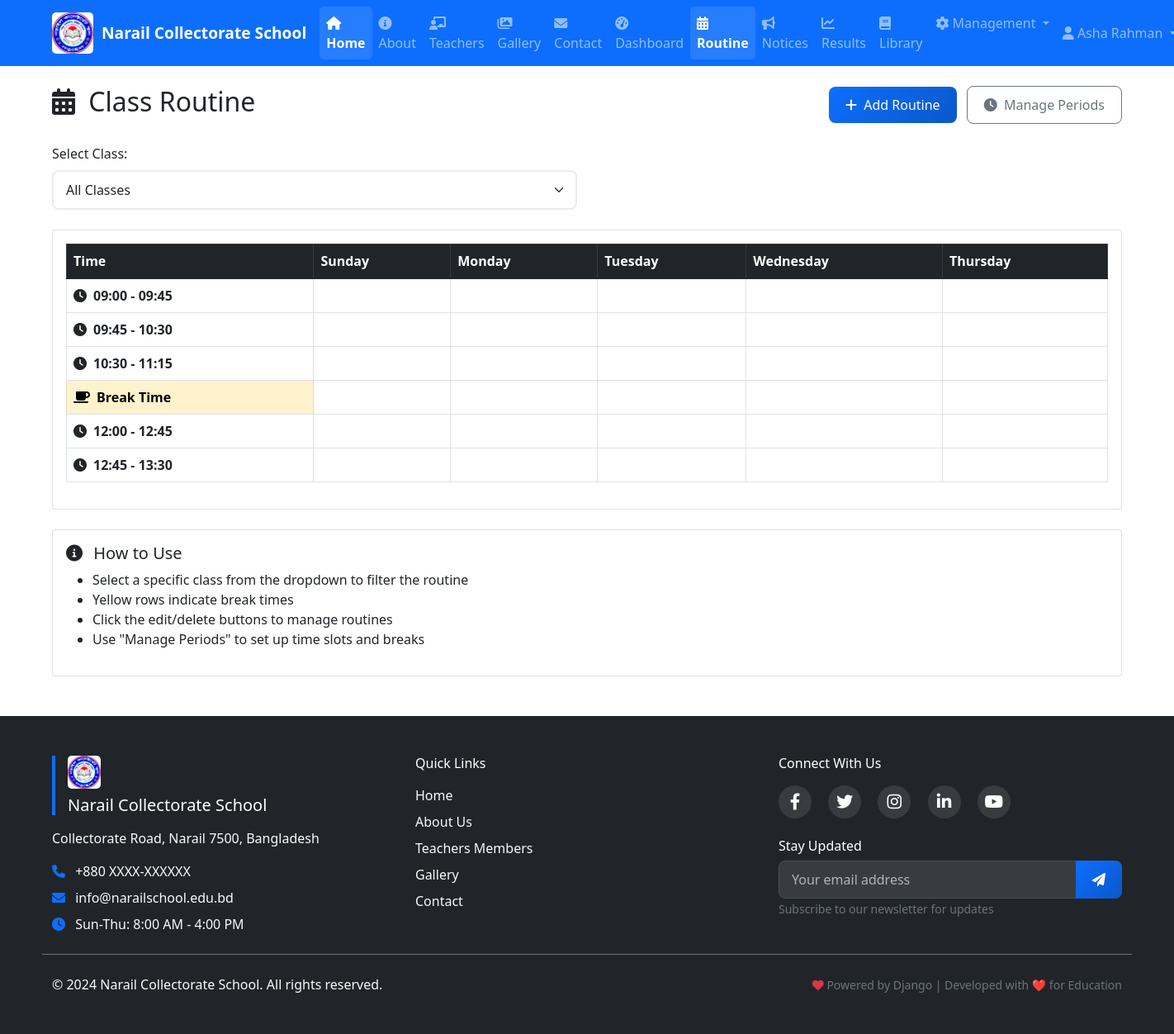
The page /school/routine/ (signed in) on the database its author committed.
### accounts/models.py (models this page shows, shortened)
class User(AbstractUser):
    USER_TYPE_CHOICES = (
        ('admin', 'Admin'),
        ('teacher', 'Teacher'),
        ('student', 'Student'),
        ('parent', 'Parent'),
    )
    user_type = models.CharField(max_length=10, choices=USER_TYPE_CHOICES, default='student')
    phone = models.CharField(max_length=15, blank=True)
    address = models.TextField(blank=True)
    profile_picture = models.ImageField(upload_to='profile_pics/', blank=True)

### school/models.py (models this page shows)
class RoutinePeriod(models.Model):
    start_time = models.TimeField()
    end_time = models.TimeField()
    is_break = models.BooleanField(default=False)
    break_name = models.CharField(max_length=50, blank=True, null=True)
    order = models.IntegerField(default=0)
    class Meta:
        ordering = ['order', 'start_time']
        verbose_name = "Routine Period"
        verbose_name_plural = "Routine Periods"
    def __str__(self):
        if self.is_break:
            return f"{self.break_name} ({self.start_time.strftime('%H:%M')} - {self.end_time.strftime('%H:%M')})"
        return f"{self.start_time.strftime('%H:%M')} - {self.end_time.strftime('%H:%M')}"

### school/views.py (the view)
# urls.py: path('routine/', views.class_routine, name='class_routine'),
@login_required
def class_routine(request):
    try:
        RoutinePeriod.objects.exists()
    except:
        messages.error(request, 'Routine system is being set up. Please try again in a moment.')
        return render(request, 'school/class_routine.html', {
            'routine_matrix': {},
            'periods': [],
            'days': ['Sunday', 'Monday', 'Tuesday', 'Wednesday', 'Thursday'],
            'classes': Class.objects.all(),
        })
    routines = ClassRoutine.objects.all().select_related('class_name', 'period', 'subject', 'teacher')
    if request.user.user_type == 'student':
        try:
            student = Student.objects.get(user=request.user)
            routines = routines.filter(class_name__name=student.class_name)
        except Student.DoesNotExist:
            routines = ClassRoutine.objects.none()
    elif request.user.user_type == 'teacher':
        try:
            teacher = Teacher.objects.get(user=request.user)
            routines = routines.filter(teacher=teacher)
        except Teacher.DoesNotExist:
            routines = ClassRoutine.objects.none()
    periods = RoutinePeriod.objects.all()
    days = ['Sunday', 'Monday', 'Tuesday', 'Wednesday', 'Thursday']
    classes = Class.objects.all()
    routine_matrix = {}
    for class_obj in classes:
        routine_matrix[class_obj.id] = {}
        for day in days:
            routine_matrix[class_obj.id][day] = {}
            for period in periods:
                try:
                    routine = routines.get(class_name=class_obj, day=day, period=period)
                    routine_matrix[class_obj.id][day][period.id] = {
                        'subject': routine.subject.name,
                        'teacher': routine.teacher.user.get_full_name(),
                        'id': routine.id
                    }
                except ClassRoutine.DoesNotExist:
                    routine_matrix[class_obj.id][day][period.id] = None
    context = {
        'routine_matrix': routine_matrix,
        'periods': periods,
        'days': days,
        'classes': classes,
    }
    return render(request, 'school/class_routine.html', context)

### templates/school/class_routine.html (shortened to what this page needs)
{% extends 'base.html' %}
{% block content %}
<div class="row mb-4">
    <div class="col-12">
        <div class="d-flex justify-content-between align-items-center">
            <h2><i class="fas fa-calendar-alt me-2"></i> Class Routine</h2>
            {% if user.user_type in 'admin teacher' %}
            <div>
                <a href="{% url 'add_class_routine' %}" class="btn btn-primary me-2">
                    <i class="fas fa-plus me-1"></i> Add Routine
                </a>
                <a href="{% url 'manage_routine_periods' %}" class="btn btn-outline-secondary">
                    <i class="fas fa-clock me-1"></i> Manage Periods
                </a>
            </div>
            {% endif %}
        </div>
    </div>
</div>
<div class="row mb-4">
    <div class="col-md-6">
        <label for="classSelect" class="form-label">Select Class:</label>
        <select class="form-select" id="classSelect">
            <option value="">All Classes</option>
        </select>
    </div>
</div>
<div class="card">
    <div class="card-body">
        <div class="table-responsive">
            <table class="table table-bordered table-hover">
                <thead class="table-dark">
                    <tr>
                        <th>Time</th>
                        {% for day in days %}
                        <th>{{ day }}</th>
                        {% endfor %}
                    </tr>
                </thead>
                <tbody>
                    {% for period in periods %}
                    <tr>
                        <td class="fw-bold {% if period.is_break %}table-warning{% endif %}">
                            {% if period.is_break %}
                                <i class="fas fa-coffee me-2"></i>{{ period.break_name }}
                            {% else %}
                                <i class="fas fa-clock me-2"></i>{{ period }}
                            {% endif %}
                        </td>
                        {% for day in days %}
                        <td class="routine-cell" data-day="{{ day }}" data-period="{{ period.id }}">
                        </td>
                        {% endfor %}
                    </tr>
                    {% endfor %}
                </tbody>
            </table>
        </div>
    </div>
</div>
<div class="card mt-4">
    <div class="card-body">
        <h5><i class="fas fa-info-circle me-2"></i> How to Use</h5>
        <ul>
            <li>Select a specific class from the dropdown to filter the routine</li>
            <li>Yellow rows indicate break times</li>
            {% if user.user_type in 'admin teacher' %}
            <li>Click the edit/delete buttons to manage routines</li>
            <li>Use "Manage Periods" to set up time slots and breaks</li>
            {% endif %}
        </ul>
    </div>
</div>
{% endblock %}

### templates/base.html (shortened to what this page needs)
<!DOCTYPE html>
<html lang="en">
<head>
    <link href="https://cdn.jsdelivr.net/npm/bootstrap@5.1.3/dist/css/bootstrap.min.css" rel="stylesheet">
    <link href="https://cdnjs.cloudflare.com/ajax/libs/font-awesome/6.0.0/css/all.min.css" rel="stylesheet">
    <link href="/static/css/style.css" rel="stylesheet">
</head>
<body>
    <nav class="navbar navbar-expand-lg navbar-dark bg-primary">
        <div class="container">
            <a class="navbar-brand" href="{% url 'home' %}">
                <img src="/static/images/Scl_logo.jpg" alt="School Logo" class="school-logo">
                <span class="school-name">
                    {% if school_info %}{{ school_info.name }}{% else %}Narail Collectorate School{% endif %}
                </span>
            </a>
            <div class="collapse navbar-collapse" id="navbarNav">
                <ul class="navbar-nav me-auto">
                    <li class="nav-item">
                        <a class="nav-link" href="{% url 'home' %}"><i class="fas fa-home"></i> Home</a>
                    </li>
                    <li class="nav-item">
                        <a class="nav-link" href="{% url 'about' %}"><i class="fas fa-info-circle"></i> About</a>
                    </li>
                    <li class="nav-item">
                        <a class="nav-link" href="{% url 'teachers_members' %}"><i class="fas fa-chalkboard-teacher"></i> Teachers</a>
                    </li>
                    <li class="nav-item">
                        <a class="nav-link" href="{% url 'gallery' %}"><i class="fas fa-images"></i> Gallery</a>
                    </li>
                    <li class="nav-item">
                        <a class="nav-link" href="{% url 'contact' %}"><i class="fas fa-envelope"></i> Contact</a>
                    </li>
                    {% if user.is_authenticated %}
                        <li class="nav-item">
                            <a class="nav-link" href="{% url 'dashboard' %}"><i class="fas fa-tachometer-alt"></i> Dashboard</a>
                        </li>
                        <li class="nav-item">
                            <a class="nav-link" href="{% url 'class_routine' %}"><i class="fas fa-calendar-alt"></i> Routine</a>
                        </li>
                        <li class="nav-item">
                            <a class="nav-link" href="{% url 'notice_board' %}"><i class="fas fa-bullhorn"></i> Notices</a>
                        </li>
                        <li class="nav-item">
                            <a class="nav-link" href="{% url 'results' %}"><i class="fas fa-chart-line"></i> Results</a>
                        </li>
                        <li class="nav-item">
                            <a class="nav-link" href="{% url 'library' %}"><i class="fas fa-book"></i> Library</a>
                        </li>
                        {% if user.user_type == 'admin' or user.user_type == 'teacher' %}
                            <li class="nav-item dropdown">
                                <a class="nav-link dropdown-toggle" href="#" id="managementDropdown" role="button" data-bs-toggle="dropdown">
                                    <i class="fas fa-cog"></i> Management
                                </a>
                            </li>
                        {% endif %}
                    {% endif %}
                </ul>
                <ul class="navbar-nav">
                    {% if user.is_authenticated %}
                        <li class="nav-item dropdown">
                            <a class="nav-link dropdown-toggle" href="#" id="userDropdown" role="button" data-bs-toggle="dropdown">
                                {% if user.profile_picture %}
                                    <img src="{{ user.profile_picture.url }}" alt="Profile" class="rounded-circle" style="width: 30px; height: 30px; object-fit: cover;">
                                {% else %}
                                    <i class="fas fa-user"></i>
                                {% endif %}
                                {{ user.get_full_name|default:user.username }}
                            </a>
                        </li>
                    {% endif %}
                </ul>
            </div>
        </div>
    </nav>
    <main class="container mt-4">
        {% block content %}
        {% endblock %}
    </main>
    <footer class="bg-dark text-light mt-5">
        <div class="container py-5">
            <div class="row">
                <div class="col-lg-4 col-md-6 mb-4">
                    <div class="footer-brand mb-3">
                        <img src="/static/images/Scl_logo.jpg" alt="School Logo" class="school-logo-footer mb-2">
                        <h5 class="text-white">{% if school_info %}{{ school_info.name }}{% else %}Narail Collectorate School{% endif %}</h5>
                    </div>
                    <p class="mb-3">{% if school_info %}{{ school_info.address }}{% else %}Collectorate Road, Narail 7500, Bangladesh{% endif %}</p>
                    <div class="contact-info">
                        <p class="mb-2">
                            <i class="fas fa-phone me-2 text-primary"></i>
                            {% if school_info %}{{ school_info.phone }}{% else %}+880 XXXX-XXXXXX{% endif %}
                        </p>
                        <p class="mb-2">
                            <i class="fas fa-envelope me-2 text-primary"></i>
                            {% if school_info %}{{ school_info.email }}{% else %}info@narailschool.edu.bd{% endif %}
                        </p>
                        <p class="mb-0">
                            <i class="fas fa-clock me-2 text-primary"></i>
                            Sun-Thu: 8:00 AM - 4:00 PM
                        </p>
                    </div>
                </div>
                <div class="col-lg-4 col-md-6 mb-4">
                    <h6 class="text-white mb-3">Quick Links</h6>
                    <ul class="list-unstyled">
                        <li class="mb-2"><a href="{% url 'home' %}" class="text-light text-decoration-none hover-primary">Home</a></li>
                        <li class="mb-2"><a href="{% url 'about' %}" class="text-light text-decoration-none hover-primary">About Us</a></li>
                        <li class="mb-2"><a href="{% url 'teachers_members' %}" class="text-light text-decoration-none hover-primary">Teachers Members</a></li>
                        <li class="mb-2"><a href="{% url 'gallery' %}" class="text-light text-decoration-none hover-primary">Gallery</a></li>
                        <li class="mb-2"><a href="{% url 'contact' %}" class="text-light text-decoration-none hover-primary">Contact</a></li>
                    </ul>
                </div>
                <div class="col-lg-4 col-md-6 mb-4">
                    <h6 class="text-white mb-3">Connect With Us</h6>
                    <div class="social-links mb-4">
                        <a href="https://www.facebook.com/profile.php?id=100089418341980" class="social-link me-3" title="Facebook">
                            <i class="fab fa-facebook-f fa-lg"></i>
                        </a>
                        <a href="#" class="social-link me-3" title="Twitter">
                            <i class="fab fa-twitter fa-lg"></i>
                        </a>
                        <a href="#" class="social-link me-3" title="Instagram">
                            <i class="fab fa-instagram fa-lg"></i>
                        </a>
                        <a href="#" class="social-link me-3" title="LinkedIn">
                            <i class="fab fa-linkedin-in fa-lg"></i>
                        </a>
                        <a href="#" class="social-link" title="YouTube">
                            <i class="fab fa-youtube fa-lg"></i>
                        </a>
                    </div>
                    <div class="newsletter">
                        <h6 class="text-white mb-2">Stay Updated</h6>
                        <div class="input-group">
                            <input type="email" class="form-control" placeholder="Your email address" aria-label="Email">
                            <button class="btn btn-primary" type="button">
                                <i class="fas fa-paper-plane"></i>
                            </button>
                        </div>
                        <small class="text-muted">Subscribe to our newsletter for updates</small>
                    </div>
                </div>
            </div>
            <div class="row pt-4 border-top border-secondary">
                <div class="col-md-6 text-center text-md-start">
                    <p class="mb-0">&copy; 2024 {% if school_info %}{{ school_info.name }}{% else %}Narail Collectorate School{% endif %}. All rights reserved.</p>
                </div>
                <div class="col-md-6 text-center text-md-end">
                    <small class="text-muted">
                        <i class="fas fa-heart text-danger"></i>
                        Powered by Django | Developed with ❤️ for Education
                    </small>
                </div>
            </div>
        </div>
    </footer>
</body>
</html>

### rows shown on the page
User: get_full_name "Asha Rahman"
RoutinePeriod: is_break+start_time+end_time "09:00 - 09:45"
RoutinePeriod: is_break+start_time+end_time "09:45 - 10:30"
RoutinePeriod: is_break+start_time+end_time "10:30 - 11:15"
RoutinePeriod: break_name "Break Time"
RoutinePeriod: is_break+start_time+end_time "12:00 - 12:45"
RoutinePeriod: is_break+start_time+end_time "12:45 - 13:30"

### other values the page prints
{{ day }} "Sunday" "Monday" "Tuesday" "Wednesday" "Thursday"
